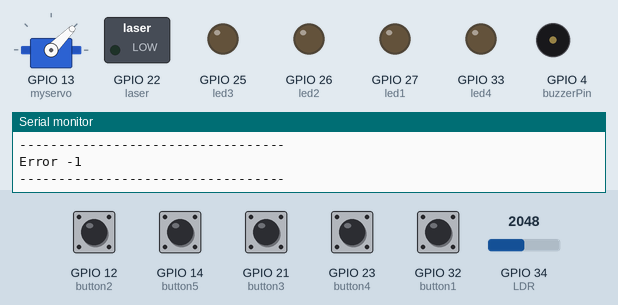
Recording of a program running on a simulated ESP32. Parts: servo, switched loads named in the program (green lamp = pin HIGH), output pins drawn as LEDs (lit = HIGH), buzzer (waves = sounding, pin HIGH), the last lines printed to the serial monitor. The inputs (shaded band) are chosen by the test bench; at power-on: GPIO 12 (button2), GPIO 14 (button5), GPIO 21 (button3), GPIO 23 (button4), GPIO 32 (button1) HIGH, GPIO 34 (LDR) = 2048. WiFi joins after 1.5 s; servers stay silent unless stated; uploads are accepted with an empty reply.

Above: at 2.9 s.
3.0 s: GPIO 14 (button5) pulled LOW for 0.15 s
At 3.82 s:
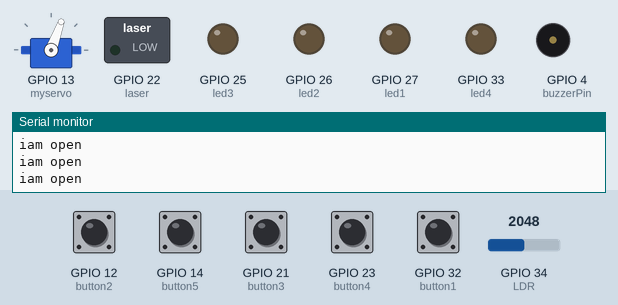
6.0 s: GPIO 12 (button2) pulled LOW for 0.15 s
At 7.1 s:
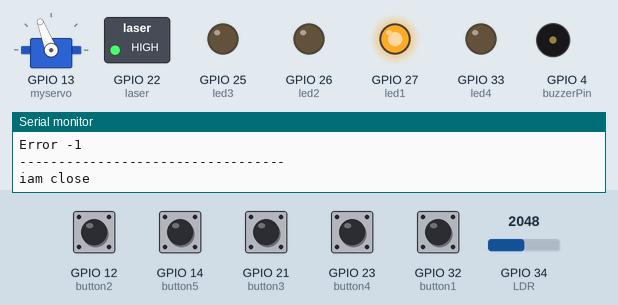
9.0 s: GPIO 34 (LDR) set to 2867
12.0 s: GPIO 34 (LDR) set to 2939
At 13.9 s:
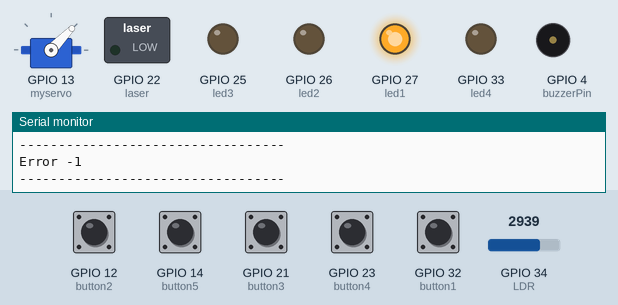
14.4 s: GPIO 21 (button3) pulled LOW for 0.15 s
At 14.7 s:
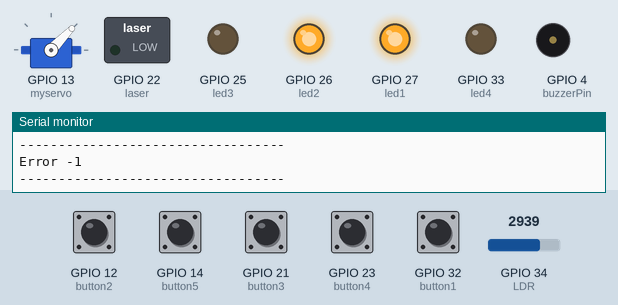
16.0 s: GPIO 32 (button1) pulled LOW for 0.15 s
At 17.4 s:
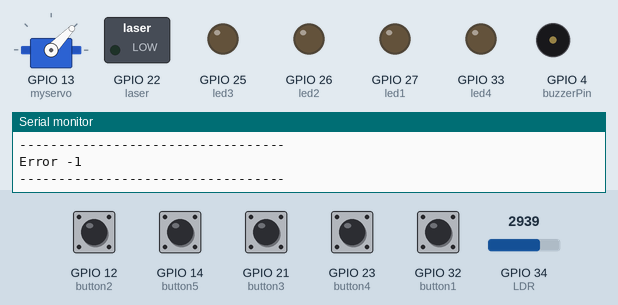
Timing chart, 0 to 19.0 s (numbered marks = the images above; inputs shaded):
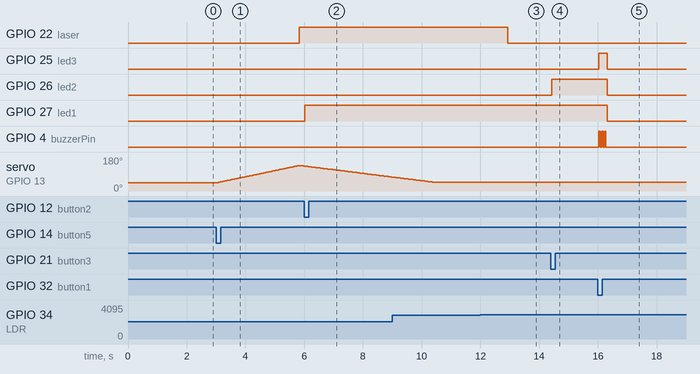

The program:

main.cpp
```cpp
#include <Arduino.h>
#include <Bounce2.h>
#include <ESP32Servo.h>
#include "data.h"

#define led1 27
#define led2 26
#define led3 25
#define led4 33
#define button1 32
#define button2 12
#define button3 21
#define button4 23
#define button5 14
#define LDR 34
// call_func
void servo_door_open(void *param);
void pin_c(void *param);
void indoor(void *param);
void obstacle(void *param);
void servo_door_close(void *param);
void time_count(void *param);
void GET_data(void *param);
void PUT_data(void *param);
Bounce debouncer1 = Bounce();
Bounce debouncer2 = Bounce();
Bounce debouncer3 = Bounce();
Bounce debouncer4 = Bounce();
Bounce debouncer5 = Bounce();
// global var
// pin
int key[3];
// int pin[3] = {1, 2, 3};
bool is_pass;
int index_pin = 0;
int count = 0;
int demo_count = 3;
// servo
Servo myservo;
bool goto_door = false;
// is_open = false;
int door_position = 45;
// buzzer
int buzzerPin = 4;
bool is_state_change = false;
// Avoidance
int laser = 22;
int threshold = 2900;
bool is_ob = false;
unsigned long time_now = 0;
// timer
bool is_time = 0;
int count_time = 0;
int demo_timer = 5;
// data
bool is_post_data = false;
bool is_get_data = false;
// task
TaskHandle_t TaskGet;

void setup()
{
  Serial.begin(115200);
  // LED
  pinMode(led1, OUTPUT);
  pinMode(led2, OUTPUT);
  pinMode(led3, OUTPUT);
  pinMode(led4, OUTPUT);
  // BUTTON
  debouncer1.attach(button1, INPUT_PULLUP);
  debouncer2.attach(button2, INPUT_PULLUP);
  debouncer3.attach(button3, INPUT_PULLUP);
  debouncer4.attach(button4, INPUT_PULLUP);
  debouncer5.attach(button5, INPUT_PULLUP);
  debouncer1.interval(25);
  debouncer2.interval(25);
  debouncer3.interval(25);
  debouncer4.interval(25);
  debouncer5.interval(25);
  // servo
  myservo.attach(13);
  myservo.write(45);
  // buzzer
  pinMode(buzzerPin, OUTPUT);
  // Avoidance
  pinMode(laser, OUTPUT);
  Connect_Wifi();
  GET_home();
  // mutiTask
  xTaskCreatePinnedToCore(pin_c, "buttons", 1024, NULL, 1, NULL, 1);
  xTaskCreatePinnedToCore(servo_door_open, "open", 1024, NULL, 2, NULL, 1);
  xTaskCreatePinnedToCore(servo_door_close, "close", 1024, NULL, 2, NULL, 1);
  xTaskCreatePinnedToCore(time_count, "timer", 1024, NULL, 1, NULL, 1);
  xTaskCreatePinnedToCore(obstacle, "LDR&laser", 2048, NULL, 3, NULL, 1);
  xTaskCreatePinnedToCore(GET_data, "GET_data", 10240, NULL, 2, &TaskGet, 0);
  xTaskCreatePinnedToCore(PUT_data, "PUT_data", 10240, NULL, 1, NULL, 0);
}

void loop() {}

void GET_data(void *param)
{
  while (true)
  {
    GET_home();
    if (door_position == 135 || door_position == 45)
      is_open = temp_is_open;
    Serial.println();
    if (is_open != is_state_change)
    {
      goto_door = 1;
      is_state_change = is_open;
    }
  }
  vTaskDelay(1000 / portTICK_PERIOD_MS);
}

void PUT_data(void *param)
{
  while (true)
  {
    if (is_post_data)
    {
      Serial.println("PUT");
      vTaskSuspend(TaskGet);
      PUT_home();
      is_post_data = 0;
      time_now = millis();
      while(millis() < time_now + 1000){
      //wait approx. [period] ms
      }
      vTaskResume(TaskGet);
    }
    vTaskDelay(500 / portTICK_PERIOD_MS);
  }
}

void time_count(void *param)
{
  while (true)
  {
    if (is_time)
    {
      if (!is_open)
      {
        is_time = 0;
        count_time = 0;
      }
      Serial.println(count_time);
      count_time++;
      if (count_time >= delay_val + 1)
      {
        is_time = 0;
        goto_door = 1;
        is_open = 0;
        count_time = 0;
        is_post_data = 1;
      }
    }
    vTaskDelay(1000 / portTICK_PERIOD_MS);
  }
}

void obstacle(void *param)
{
  while (true)
  {
    if (is_ob)
    {
      digitalWrite(laser, HIGH);
      delay(100);
      int light_ldr = analogRead(LDR);
      Serial.println(light_ldr);
      while (light_ldr < threshold)
      {
        Serial.println("OBSTACLE");
        Serial.println(light_ldr);
        light_ldr = analogRead(LDR);
        time_now = millis();
        while(millis() < time_now + 700){
        //wait approx. [period] ms
        }
      }
      is_ob = 0;
      digitalWrite(laser, LOW);
    }
    vTaskDelay(50 / portTICK_PERIOD_MS);
  }
}

void servo_door_open(void *param)
{
  while (true)
  {
    if (goto_door)
    {
      if (is_open)
      {
        Serial.println("iam open");
        if (door_position < 135)
        {
          myservo.write(door_position);
          door_position++;
        }
        else if (door_position == 135)
        {
          goto_door = 0;
          is_time = 1;
        }
      }
    }
    vTaskDelay(30 / portTICK_PERIOD_MS);
  }
}

void servo_door_close(void *param)
{
  while (true)
  {
    if (goto_door)
    {
      if (!is_open)
      {
        Serial.println("iam close");
        is_ob = 1;
        if (door_position > 45)
        {
          is_ob = 1;
          myservo.write(door_position);
          door_position--;
        }
        else if (door_position == 45)
        {
          goto_door = 0;
        }
      }
    }
    vTaskDelay(50 / portTICK_PERIOD_MS);
  }
}

void pin_c(void *param)
{
  while (true)
  {
    debouncer1.update();
    debouncer2.update();
    debouncer3.update();
    debouncer4.update();
    debouncer5.update();
    if (debouncer1.fell())
    {
      key[index_pin] = 1;
      index_pin++;
    }
    else if (debouncer2.fell())
    {
      key[index_pin] = 2;
      index_pin++;
    }
    else if (debouncer3.fell())
    {
      key[index_pin] = 3;
      index_pin++;
    }
    else if (debouncer4.fell())
    {
      if (index_pin > 0)
      {
        key[index_pin] = 0;
        index_pin--;
      }
      else if (index_pin == 0)
      {
        key[index_pin] = 0;
      }
    }
    else if (debouncer5.fell())
    {
      Serial.println("Hi");
      goto_door = 1;
      is_open = !is_open;
      is_post_data = 1;
    }
    // เเสดงไฟ
    if (index_pin == 0)
    {
      digitalWrite(led1, 0);
      digitalWrite(led2, 0);
      digitalWrite(led3, 0);
    }
    else if (index_pin == 1)
    {
      digitalWrite(led1, 1);
      digitalWrite(led2, 0);
      digitalWrite(led3, 0);
    }
    else if (index_pin == 2)
    {
      digitalWrite(led1, 1);
      digitalWrite(led2, 1);
      digitalWrite(led3, 0);
    }
    else if (index_pin == 3)
    {
      digitalWrite(led1, 1);
      digitalWrite(led2, 1);
      digitalWrite(led3, 1);
    }
    // ตรวจสอบความถูกต้อง
    if (index_pin == 3)
    {
      index_pin = 0;
      for (int i = 0; i < 3; i++)
      {
        if (pin[i] == key[i])
        {
          is_pass = true;
        }
        else
        {
          is_pass = false;
          break;
        }
      }
      if (is_pass)
      {
        count = 0;
        if (!is_open)
        {
          digitalWrite(led4, 1);
          digitalWrite(buzzerPin, HIGH);
          goto_door = 1;
          is_open = 1;
          is_post_data = 1;
          delay(500);
          digitalWrite(buzzerPin, LOW);
          delay(1000);
          digitalWrite(led4, 0);
        }
        else
        {
          goto_door = 0;
          Serial.println("OPEN?");
        }
      }
      else
      {
        count++;
        Serial.println(count);
        for (int i = 0; i < 3; i++)
        {
          digitalWrite(buzzerPin, HIGH);
          delay(50);
          digitalWrite(buzzerPin, LOW);
          delay(50);
        }
        if (count == 3)
        {
            goto_door = 1;
            is_open = 0;
            digitalWrite(led1, 0);
            digitalWrite(led2, 0);
            digitalWrite(led3, 0);
            for (int i = 0; i < 70; i++)
            {
              digitalWrite(buzzerPin, HIGH);
              digitalWrite(led4, 1);
              delay(50);
              digitalWrite(buzzerPin, LOW);
              digitalWrite(led4, 0);
              delay(50);
            }
            count = 0;

        }
      }
    }
  }
}
```

data.h
```cpp
#include <Arduino.h>
#include <ArduinoJson.h>
#include <HTTPClient.h>

// declare variable
const char *ssid = "POCOPHONE";
const char *password = "a1b2c3d4";
void Connect_Wifi()
{
  WiFi.begin(ssid, password);
  Serial.print("Connecting to WiFi");
  while (WiFi.status() != WL_CONNECTED)
  {
    delay(500);
    Serial.print(".");
  }
  Serial.print("OK! IP=");
  Serial.println(WiFi.localIP());
}
///////////////////////////////////////////////////////////////
const String baseUrl =
    "https://ecourse.cpe.ku.ac.th/exceed13";
String result, house_name;
JsonArray result_array, pin, new_pin;
bool temp_is_open,is_open;
int delay_val;

void GET_home()
{
    DynamicJsonDocument doc(4096);
    HTTPClient http;
    const String url = baseUrl + "/home";
    http.begin(url);

    int httpResponseCode = http.GET();
    if (httpResponseCode == 200)
    {
        String payload = http.getString();
        Serial.println(payload);
        deserializeJson(doc, payload);

        result_array = doc["result"].as<JsonArray>();

        temp_is_open = result_array[0]["state"].as<bool>();
        house_name = result_array[0]["house_name"].as<String>();
        delay_val = result_array[0]["delay"].as<int>();
        pin = result_array[0]["pin"].as<JsonArray>();
    }
    else
    {
        Serial.print("Error ");
        Serial.println(httpResponseCode);
    }
    Serial.println("----------------------------------");
}

void PUT_home()
{
    const String url = baseUrl + "/home";
    String json;
    HTTPClient http;
    http.begin(url);
    http.addHeader("Content-Type", "application/json");

    DynamicJsonDocument doc(2048);
    doc["state"] = is_open;
    doc["house_name"] = house_name;
    serializeJson(doc, json);
    Serial.println(json);

    int httpResponseCode = http.PUT(json);
    if (httpResponseCode == 200)
    {
        Serial.print("Done");
        Serial.println();
    }
    else
    {
        Serial.print("Error ");
        Serial.println(httpResponseCode);
    }

    Serial.println("----------------------------------");
}
```

Measured:
- the behaviour switches between 2899 and 2900 on GPIO 34 (LDR) (found by bisection; images 2 and 3)
- after the input at 3.0 s, GPIO 22 (laser): LOW → HIGH after 2.8 s; servo on GPIO 13 (myservo): rises from 45° to 135° in 2.8 s, then falls to 132° in 0.15 s
- after the input at 6.0 s, GPIO 27 (led1): LOW → HIGH at once
- after the input at 12.0 s, GPIO 22 (laser): HIGH → LOW after 0.93 s
- after the input at 14.4 s, GPIO 26 (led2): LOW → HIGH at once
- after the input at 16.0 s, GPIO 25 (led3): LOW → HIGH at once, → LOW 0.30 s later; GPIO 26 (led2), GPIO 27 (led1): HIGH → LOW after 0.33 s; GPIO 4 (buzzerPin): alternates HIGH for 0.05 s and LOW for 0.05 s, 6 changes in all, then stays LOW, starting at once
